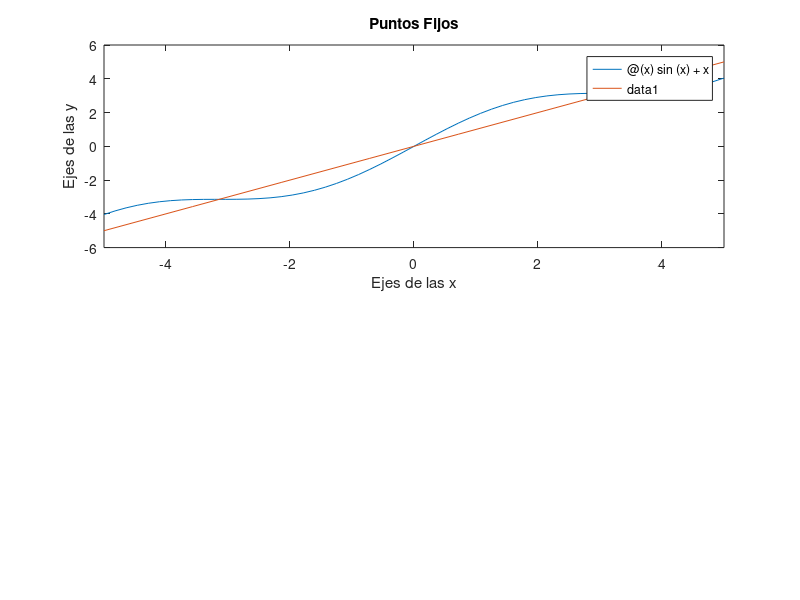

This figure's MATLAB source: (Note: this script raises an error after producing the figure.)
% F1013B.4 - Modelación Computacional de Sistemas Elétricos
% Profesor: Héctor Hernández de la Cerda
% Alumno: Alberto Horacio Orozco Ramos      Matrícula: A00831719
% Fecha: 13/Abril/21

% RESOLUCIÓN DE EJERCICIOS DE CLASE

%% Ejercicio 1

clc;
clear;
close all;

f = @(x) sin(x) + x
f2 = @(x) x

subplot(2,1,1)
fplot(f)
hold on
fplot(f2)
title('Puntos Fijos')
xlabel('Ejes de las x')
ylabel('Ejes de las y')
hline = refline(0,0)
hline.Color = 'r'
grid on

subplot(2,1,2)
fplot(f)
hold on
%fplot(f2)
title('Grafica Original')
xlabel('Ejes de las x')
ylabel('Ejes de las y')
hline = refline(0,0)
hline.Color = 'r'
grid on

root = fzero(f,0)
fprintf('La raíz de la función es: %0.6\n', root)

%% Ejercicio 2

clc;
clear;
close all;

f = @(x) (2*(x^2))-5
f2 = @(x) x

subplot(2,1,1)
fplot(f,[-2,2])
hold on
fplot(f2,[-2,2])
title('Puntos Fijos')
xlabel('Ejes de las x')
ylabel('Ejes de las y')
hline = refline(0,0)
hline.Color = 'r'
grid on

subplot(2,1,2)
fplot(f,[-2,2])
hold on
%fplot(f2)
title('Grafica Original')
xlabel('Ejes de las x')
ylabel('Ejes de las y')
hline = refline(0,0)
hline.Color = 'r'
grid on

root = fzero(f,0)
fprintf('La raíz de la función es: %0.6\n',root)

%% Ejercicio 3

clc;
clear;
close all;

f = @(x) cos(x) - x
f2 = @(x) x

subplot(2,1,1)
fplot(f)
hold on
fplot(f2)
title('Puntos Fijos')
xlabel('Ejes de las x')
ylabel('Ejes de las y')
hline = refline(0,0)
hline.Color = 'r'
grid on

subplot(2,1,2)
fplot(f)
hold on
%fplot(f2)
title('Grafica Original')
xlabel('Ejes de las x')
ylabel('Ejes de las y')
hline = refline(0,0)
hline.Color = 'r'
grid on

root = fzero(f,0)
fprintf('La raíz de la función es: %0.6\n', root)

%% Ejercicio 4

clc;
clear;
close all;

f = @(x) exp(-x)
f2 = @(x) x

subplot(2,1,1)
fplot(f)
hold on
fplot(f2)
title('Puntos Fijos')
xlabel('Ejes de las x')
ylabel('Ejes de las y')
hline = refline(0,0)
hline.Color = 'r'
grid on

subplot(2,1,2)
fplot(f)
hold on
%fplot(f2)
title('Grafica Original')
xlabel('Ejes de las x')
ylabel('Ejes de las y')
hline = refline(0,0)
hline.Color = 'r'
grid on

root = fzero(f,0)
fprintf('La raíz de la función es: %0.6\n',root)

%% Ejercicio 5 - Newton-Raphson

syms f(x)
f(x) = exp(-x) - x
fdx = diff(f(x))

[xi,Iteraciones] = NewtonR(f,fdx,0,0.001)
%% Ejercicio 5.2 - Newton-Raphson

function [xi,Iteraciones] = NewtonR(f,fdx,xi,error)
Iteraciones = 0
    while abs(subs(f,xi) > error)
        xi = xi - subs(f,xi)/subs(fdx,xi)
        Iteraciones = Iteraciones + 1
    end
    r = subs(f,xi)
    xi = double(xi)
end
